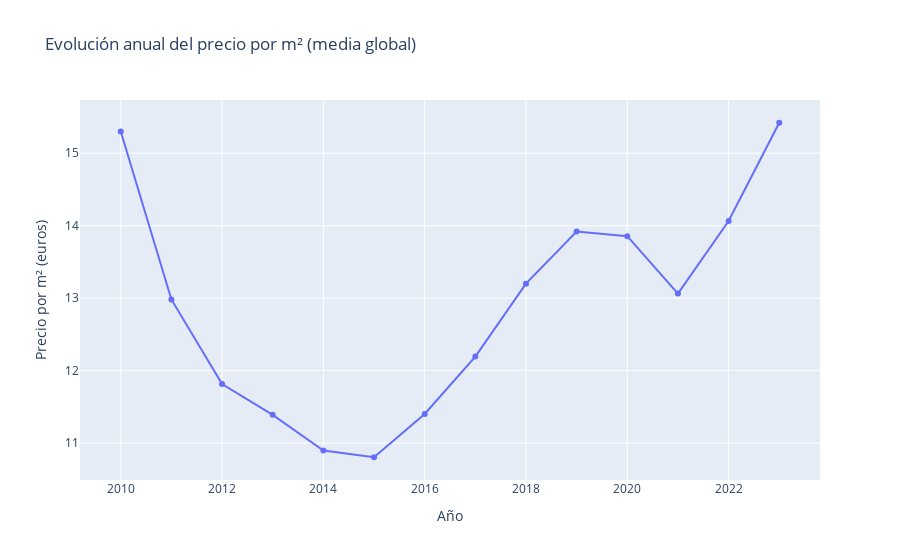

Notebook code cell kept with this figure:
### Code cell
# Línea de evolución anual del precio
fig = px.line(annual_price, x='year', y='m2_price', markers=True, title="Evolución anual del precio por m² (media global)")
fig.update_layout(xaxis_title="Año", yaxis_title="Precio por m² (euros)")
fig.show()

### Figure 1 — Plotly figure (JSON) as saved in the notebook; plotly's stock layout.template omitted (floating-point values rounded to 4 significant figures)
{"data": [{"hovertemplate": "year=%{x}<br>m2_price=%{y}<extra></extra>", "legendgroup": "", "line": {"color": "#636efa", "dash": "solid"}, "marker": {"symbol": "circle"}, "mode": "lines+markers", "name": "", "orientation": "v", "showlegend": false, "type": "scatter", "x": [2010, 2011, 2012, 2013, 2014, 2015, 2016, 2017, 2018, 2019, 2020, 2021, 2022, 2023], "xaxis": "x", "y": [15.3, 12.98, 11.81, 11.39, 10.9, 10.8, 11.4, 12.19, 13.2, 13.92, 13.85, 13.06, 14.06, 15.42], "yaxis": "y"}], "layout": {"legend": {"tracegroupgap": 0}, "title": {"text": "Evolución anual del precio por m² (media global)"}, "xaxis": {"anchor": "y", "domain": [0, 1], "title": {"text": "Año"}}, "yaxis": {"anchor": "x", "domain": [0, 1], "title": {"text": "Precio por m² (euros)"}}}}
